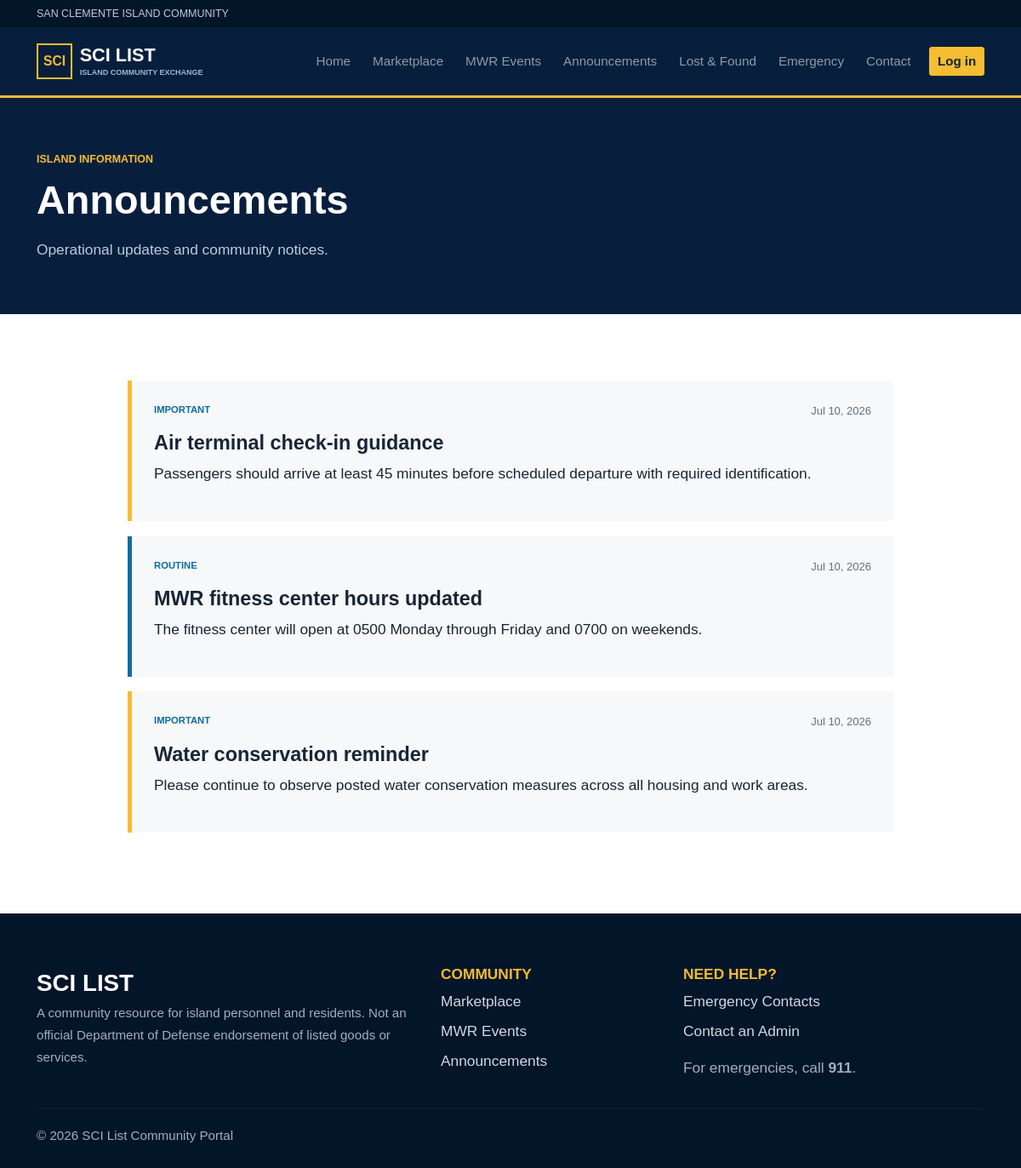
Page /announcements/ on the committed database.
### community/models.py (models this page shows, shortened)
class Announcement(models.Model):
    title = models.CharField(max_length=160)
    body = models.TextField()
    priority = models.CharField(max_length=20, choices=[("Routine", "Routine"), ("Important", "Important"), ("Urgent", "Urgent")], default="Routine")
    published_at = models.DateTimeField(auto_now_add=True)
    class Meta: ordering = ["-published_at"]

### community/views.py (the view)
def announcements(request): return render(request, "community/announcements.html", {"announcements": Announcement.objects.all()})

### templates/community/announcements.html
{% extends 'base.html' %}{% block content %}<div class="page-head"><div class="container"><p class="eyebrow">ISLAND INFORMATION</p><h1>Announcements</h1><p>Operational updates and community notices.</p></div></div><div class="container section narrow-wide">{% for announcement in announcements %}<article class="announcement priority-{{ announcement.priority|lower }}"><div class="d-flex justify-content-between gap-3"><span class="tag">{{ announcement.priority }}</span><time>{{ announcement.published_at|date:'M j, Y' }}</time></div><h2>{{ announcement.title }}</h2><p>{{ announcement.body|linebreaksbr }}</p></article>{% empty %}<p>No announcements.</p>{% endfor %}</div>{% endblock %}

### static/css/style.css (style rules this page uses)
:root { --navy:#071f3d; --navy2:#0d3158; --blue:#116b9e; --light:#eaf4f9; --gold:#f4bd32; --ink:#182535; --muted:#647182; --white:#fff; --red:#b4232f }
* { box-sizing:border-box }
body { color:var(--ink); font-family:Arial,Helvetica,sans-serif; background:#fff }
h1,h2,h3,h4,h5,h6 { font-weight:700; letter-spacing:0 }
.eyebrow { font-size:.72rem; font-weight:800; color:var(--gold); letter-spacing:0; margin-bottom:.6rem }
.section { padding:4.5rem 0 }
.tag,.listing-category { font-size:.65rem; text-transform:uppercase; color:var(--blue); font-weight:800 }
.page-head { background:var(--navy); color:#fff; padding:3.6rem 0 }
.page-head h1 { font-size:2.7rem; margin:0 }
.page-head p:last-child { color:#b9cddd; margin:1rem 0 0 }
.narrow-wide { max-width:900px }
.announcement { border-left:5px solid var(--blue); padding:1.5rem; margin-bottom:1rem; background:#f6f8f9 }
.announcement.priority-important { border-color:var(--gold) }
.announcement h2 { font-size:1.35rem; margin-top:.8rem }
.announcement time { font-size:.75rem; color:var(--muted) }

### static/css/custom.css (style rules this page uses)
html { font-size: clamp(15px, 0.32vw + 13.5px, 20px); }
body { overflow-x: hidden; }

### rows in the picture
Announcement: priority "IMPORTANT", published_at "Jul 10, 2026", title "Air terminal check-in guidance", body "Passengers should arrive at least 45 minutes before scheduled departure with required identification."
Announcement: priority "ROUTINE", published_at "Jul 10, 2026", title "MWR fitness center hours updated", body "The fitness center will open at 0500 Monday through Friday and 0700 on weekends."
Announcement: priority "IMPORTANT", published_at "Jul 10, 2026", title "Water conservation reminder", body "Please continue to observe posted water conservation measures across all housing and work areas."
